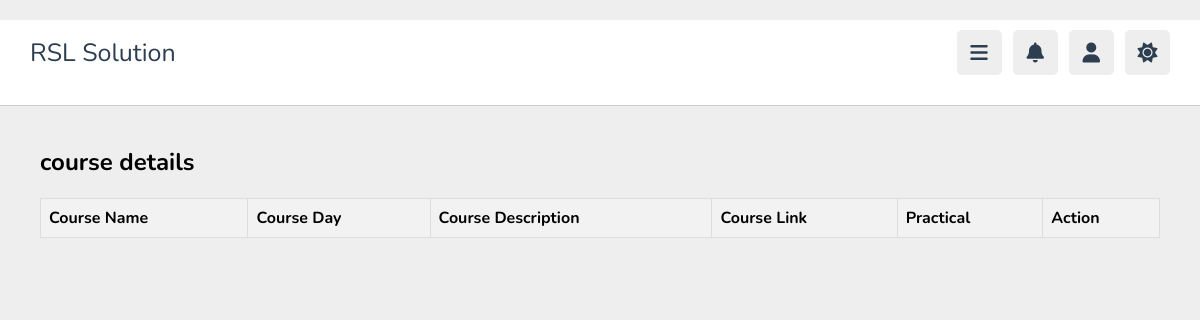
Page /student/courses.php on the earlier database version.
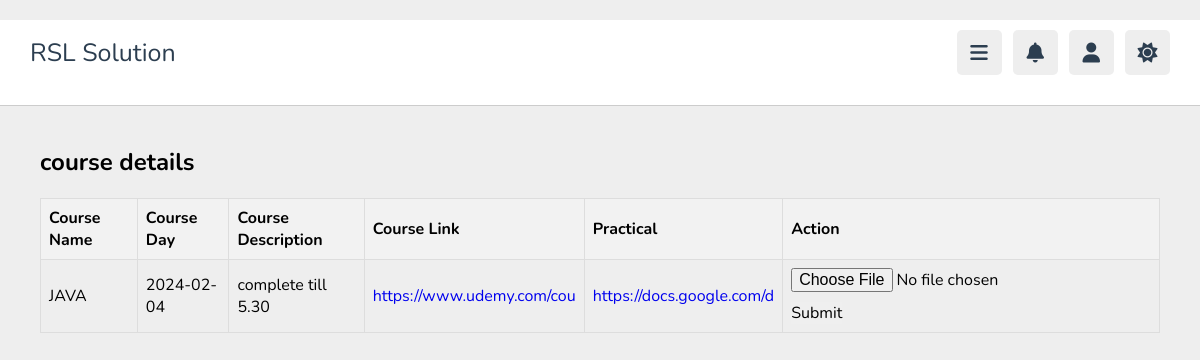
Same page on the later database version.
### tables this page shows
CREATE TABLE `stdcourse` (
  `id` int(11) NOT NULL,
  `coursename` varchar(25) NOT NULL,
  `date` date NOT NULL,
  `coursedescription` varchar(25) NOT NULL,
  `courselink` varchar(25) NOT NULL,
  `practicallink` varchar(25) NOT NULL
);

### student/courses.php (the view, shortened to what this page needs)
<?php
$servername = "localhost";
$username = "root";
$password = "";
$dbname = "lms_db";
$conn = new mysqli($servername, $username, $password, $dbname);
$sql = "SELECT * FROM stdcourse";
$result = $conn->query($sql);
?>
<!DOCTYPE html>
<html lang="en">
<head>
   <link rel="stylesheet" href="https://cdnjs.cloudflare.com/ajax/libs/font-awesome/6.1.2/css/all.min.css">
   <link rel="stylesheet" href="css/style.css">
</head>
<body>
   <?php include 'header.php'; ?>
   <section>
      <h1>course details</h1>
      <table>
         <thead>
            <tr>
               <th scope="col">Course Name</th>
               <th scope="col">Course Day</th>
               <th scope="col">Course Description</th>
               <th scope="col">Course Link</th>
               <th scope="col">Practical</th>
               <th scope="col">Action</th>
            </tr>
         </thead>
         <tbody>
            <?php
            if ($result->num_rows > 0) {
               while ($row = $result->fetch_assoc()) {
                  echo "<tr>
                         <td>" . $row["coursename"] . "</td>
                         <td>" . $row["date"] . "</td>
                         <td>" . $row["coursedescription"] . "</td>
                         <td><a href='" . $row["courselink"] . "' target='_blank'>" . $row["courselink"] . "</a></td>
                         <td><a href='" . $row["practicallink"] . "' target='_blank'>" . $row["practicallink"] . "</a></td>
                         <td>
                         <form action='uploadfile.php' method='post'  enctype='multipart/form-data'>
                         <input type='file' id='uploadfile' name='uploadfile' required />
                         <button type='submit'>Submit</button>
                         </form>
                         </td>
                         </tr>";
               }
               echo "</table>";
            }
            ?>
   </section>
</body>
</html>

### student/header.php (shortened to what this page needs)
<header class="header">
   <section class="flex">
      <a href="home.php" class="logo">RSL Solution</a>
      <div class="icons">
         <div id="menu-btn" class="fas fa-bars"></div>
         <div id="notifications-btn" class="fa-solid fa-bell">
         </div>
         <div id="user-btn" class="fas fa-user"></div>
         <div id="toggle-btn" class="fas fa-sun"></div>
      </div>
   </section>
</header>

### student/css/style.css (style rules this page uses)
:root { --main-color:#8e44ad; --red:#e74c3c; --orange:#8e44ad; --light-color:#888; --light-bg:#eee; --black:#2c3e50; --white:#fff; --border:.1rem solid rgba(0,0,0,.2); }
* { font-family: 'Nunito', sans-serif; margin:0; padding:0; box-sizing: border-box; outline: none; border:none; text-decoration: none; }
html { font-size: 62.5%; overflow-x: hidden; }
body { background-color: var(--light-bg); padding-left: 30rem; }
section { padding:2rem; margin: 0 auto; max-width: 1200px; }
.header { position: sticky; top:0; left:0; right: 0; background-color: var(--white); z-index: 1000; border-bottom: var(--border); }
.header .flex { display: flex; align-items: center; justify-content: space-between; position: relative; padding: 1rem 1rem; }
.header .flex .logo { font-size: 2.5rem; color: var(--black); }
.header .flex .icons div { font-size: 2rem; color:var(--black); background-color: var(--light-bg); border-radius: .5rem; height: 4.5rem; width: 4.5rem; line-height: 4.5rem; cursor: pointer; text-align: center; margin-left: .7rem; }
@media (max-width:1200px) { body { padding-left: 0; } }

### student/courses.php (style rules this page uses)
* { box-sizing: border-box; font-size: medium; }
table { width: 100%; border-collapse: collapse; margin-top: 20px; }
th, td { border: 1px solid #ddd; padding: 8px; text-align: left; }
th { background-color: #f2f2f2; }
form { margin: 0; }
input[type="file"] { display: inline-block; margin-bottom: 10px; }
section { margin: 20px; }
h1 { font-size: 24px; }

Differences in the rows shown:
added stdcourse: coursename "JAVA", date "2024-02-04", coursedescription "complete till 5.30", courselink "https://www.udemy.com/cou", practicallink "https://docs.google.com/d"
